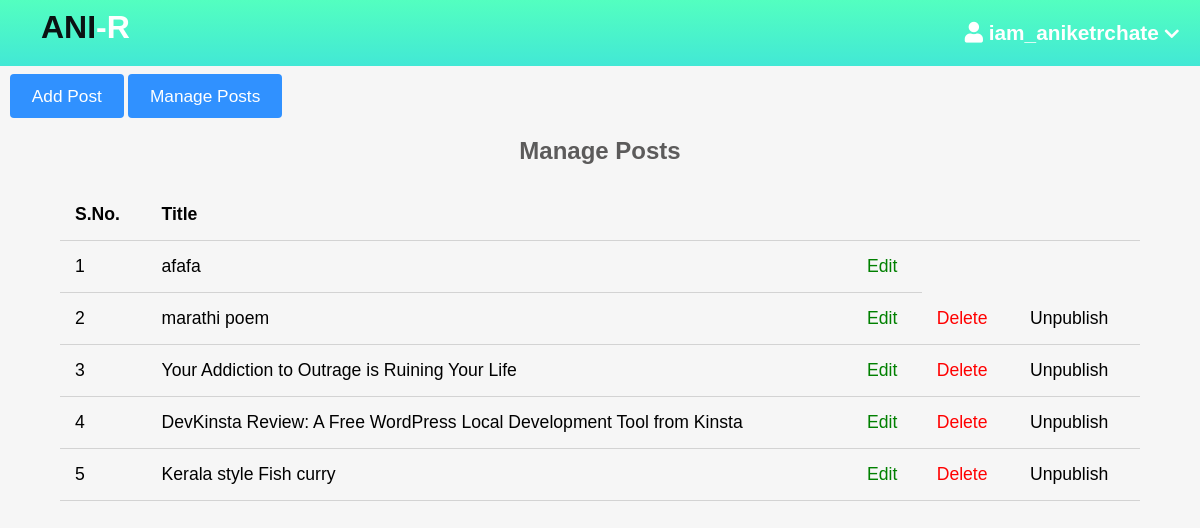
Page /admin/dashboard.php (signed in) on the committed database.
### tables this page shows
CREATE TABLE `posts` (
  `id` int(11) NOT NULL,
  `user_id` int(11) NOT NULL,
  `topic_id` int(11) DEFAULT NULL,
  `title` varchar(255) NOT NULL,
  `image` varchar(255) NOT NULL,
  `body` text NOT NULL,
  `published` tinyint(4) NOT NULL,
  `created_at` datetime NOT NULL DEFAULT current_timestamp()
);

### app/database/db.php (called while the page is built, shortened)
<?php
require('connect.php');
function selectAll($table, $conditions = [])
{
    global $conn;
    $sql = "SELECT * FROM $table";
    if (empty($conditions)) {
        $stmt = $conn->prepare($sql);
        $stmt->execute();
        $records = $stmt->get_result()->fetch_all(MYSQLI_ASSOC);
        return $records;
    }
}

### app/controllers/posts.php (called while the page is built, shortened)
<?php
include(ROOT_PATH . "/app/database/db.php");
$table = 'posts';
$posts = selectAll($table);

### admin/dashboard.php (the view, shortened to what this page needs)
<?php include(ROOT_PATH . "/app/controllers/posts.php");
?>
<!DOCTYPE html>
<html lang="en">
    <head>
        <link rel="stylesheet"
            href="https://use.fontawesome.com/releases/v5.7.2/css/all.css"
>
        <link rel="stylesheet" href="../assets/css/style.css">
        <link rel="stylesheet" href="../assets/css/admin.css">
    </head>
    <body>
    <?php include(ROOT_PATH . "/app/includes/adminHeader.php"); ?>
            <div class="admin-content">
                <div class="button-group">
                    <a href="posts/create.php" class="btn btn-big">Add Post</a>
                    <a href="dashboard.php" class="btn btn-big">Manage Posts</a>
                </div>
                <div class="content">
                    <h2 class="page-title">Manage Posts</h2>
                    <table>
                        <thead>
                            <th>S.No.</th>
                            <th>Title</th>
                            <th colspan="3"></th>
                        </thead>
                        <tbody>
                            <?php foreach ($posts as $key => $post): ?>
                                <tr>
                                    <td><?php echo $key + 1; ?></td>
                                    <td><?php echo $post['title'] ?></td>
                                    <td><a href="posts/edit.php?id=<?php echo $post['id']; ?>" class="edit">Edit</a></td>
                                    <?php if ($post['user_id'] == $_SESSION['id']): ?>
                                    <td><a href="posts/edit.php?delete_id=<?php echo $post['id']; ?>" class="delete">Delete</a></td>
                                    <?php else: ?>
                                    <?php endif; ?>
                                    <?php if ($post['user_id'] == $_SESSION['id']): ?>
                                        <?php if ($post['published']): ?>
                                            <td><a href="posts/edit.php?published=0&p_id=<?php echo $post['id'] ?>" class="unpublish">Unpublish</a></td>
                                        <?php else: ?>
                                        <td><a href="posts/edit.php?published=1&p_id=<?php echo $post['id'] ?>" class="publish">Publish</a></td>
                                        <?php endif; ?>
                                    <?php else: ?>
                                    <?php endif; ?>
                                </tr>
                            <?php endforeach; ?>
                        </tbody>
                    </table>
                </div>
            </div>
    </body>
</html>

### assets/css/style.css (style rules this page uses)
* { box-sizing: border-box; }
html, body { height: 100%; padding: 0px; margin: 0px; background: #f6f6f6; font-family: Arial, Helvetica, sans-serif; }
h1, h2, h3, h4, h5, h6 { color: #5c5b5b; margin: 5px; }
a { text-decoration: none; color: inherit; }
.button-group { margin-left: 10px; margin-top: 20px; }
.btn { padding: 0.5rem 1rem; background: #3091ff; color: white; border: 1px solid transparent; border-radius: 0.25rem; font-size: 1.08em; }
.btn-big { padding: 0.7rem 1.3rem; line-height: 1.3rem; }
.content { width: 90%; margin: 30px auto 30px; }

### assets/css/admin.css (style rules this page uses)
.admin-content .page-title { text-align: center; margin-bottom: 1.5rem; }
table { width: 100%; border-collapse: collapse; font-size: 1.1rem; }
th, td { padding: 15px; text-align: left; border-bottom: 1px solid #d3d3d3; }
.edit { color: green; }
.delete { color: red; }

### rows in the picture
posts: title "afafa"
posts: title "marathi poem"
posts: title "Your Addiction to Outrage is Ruining Your Life"
posts: title "DevKinsta Review: A Free WordPress Local Development Tool from Kinsta"
posts: title "Kerala style Fish curry"

### other values in the picture
$_SESSION['username'] "iam_aniketrchate"
